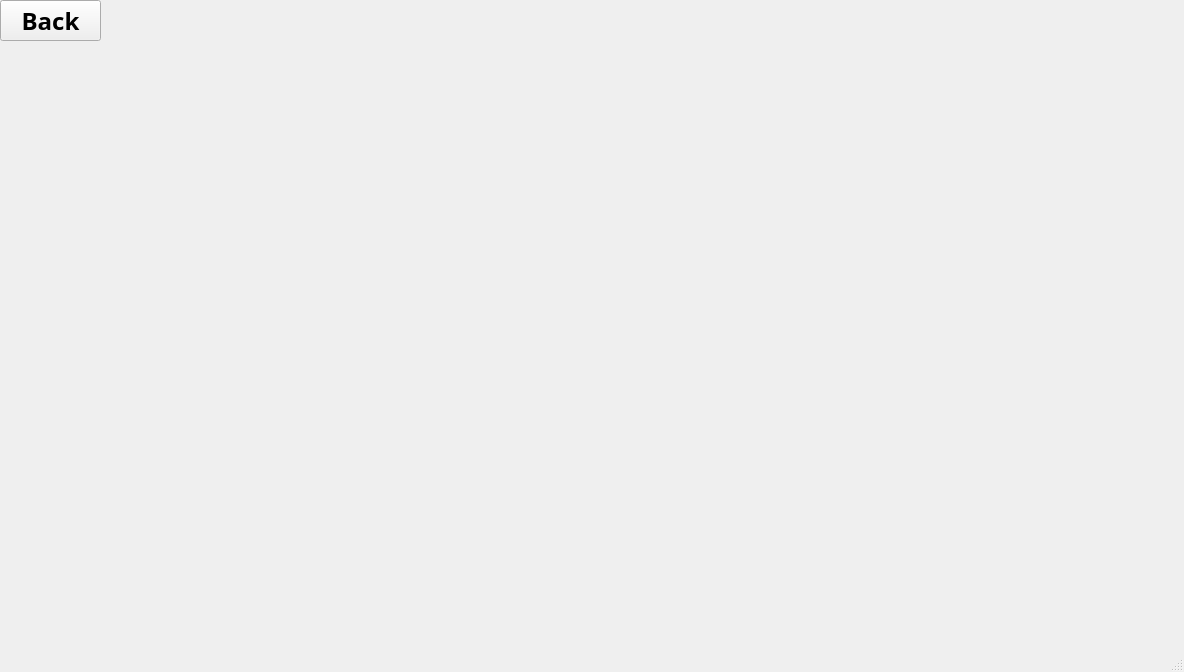
<?xml version="1.0" encoding="UTF-8"?>
<ui version="4.0">
 <class>pageGallery</class>
 <widget class="QMainWindow" name="pageGallery">
  <property name="geometry">
   <rect>
    <x>0</x>
    <y>0</y>
    <width>1184</width>
    <height>672</height>
   </rect>
  </property>
  <property name="windowTitle">
   <string>MainWindow</string>
  </property>
  <property name="styleSheet">
   <string notr="true"/>
  </property>
  <widget class="QWidget" name="centralwidget">
   <widget class="QPushButton" name="pushButton">
    <property name="geometry">
     <rect>
      <x>0</x>
      <y>0</y>
      <width>101</width>
      <height>41</height>
     </rect>
    </property>
    <property name="font">
     <font>
      <family>Segoe Print</family>
      <pointsize>18</pointsize>
      <bold>true</bold>
     </font>
    </property>
    <property name="text">
     <string>Back</string>
    </property>
   </widget>
  </widget>
  <widget class="QMenuBar" name="menubar">
   <property name="geometry">
    <rect>
     <x>0</x>
     <y>0</y>
     <width>1184</width>
     <height>26</height>
    </rect>
   </property>
  </widget>
  <widget class="QStatusBar" name="statusbar"/>
 </widget>
 <resources/>
 <connections/>
</ui>
